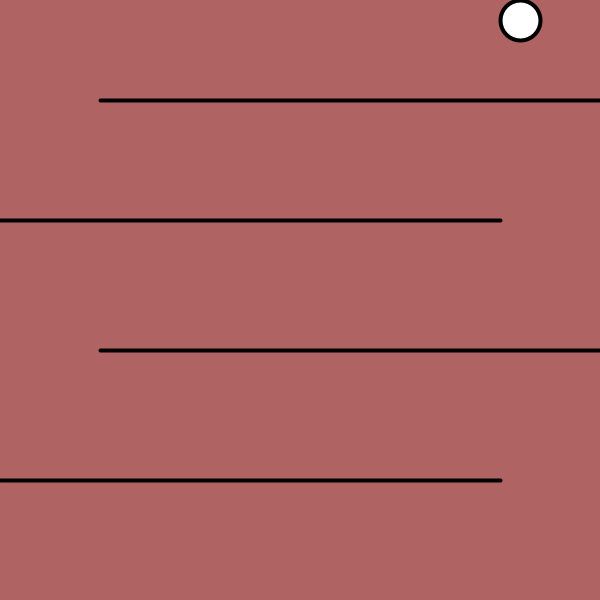
Frame 1 (no input)
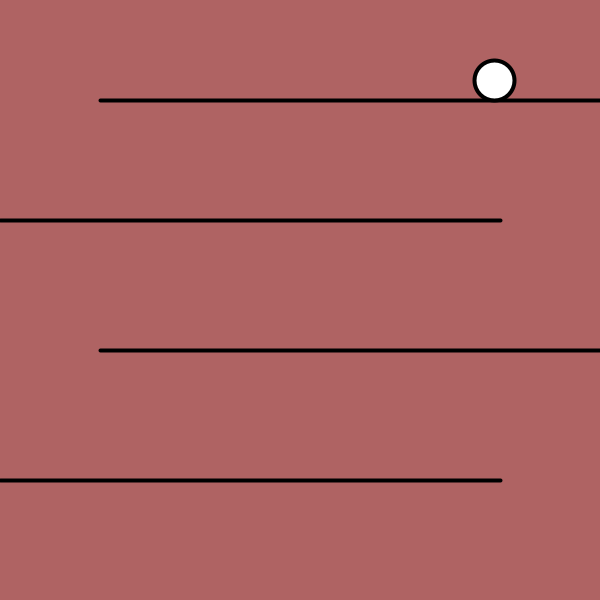
Frame 60 (the mouse pressed at the canvas centre just before this capture)
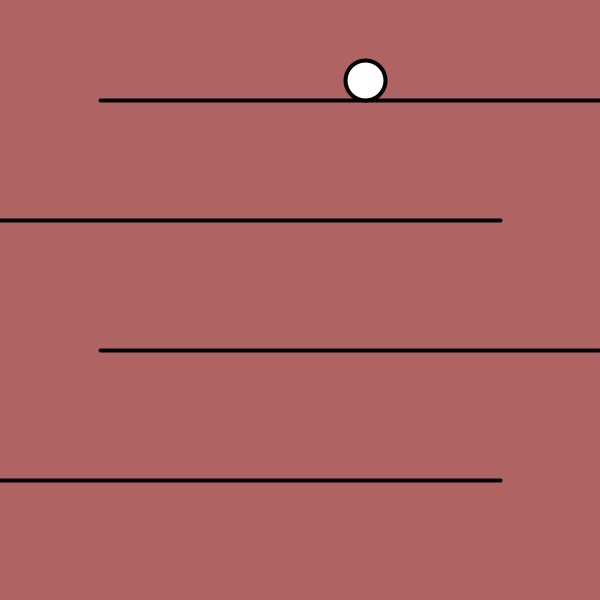
Frame 120 (the mouse held since frame 60 and released just before this capture)

The Processing sketch that drew these frames (run headless with seeded random() and noise(); from frame 60 on, the mouse is pressed at the canvas centre):

// Processing sketch: processing_54895
// ── processing_54895.pde

// these are x and y values for levels
int x1;
int y1;
int x2;
int y2;
int x3;
int y3;
int x4;
int y4;
int x5;
int y5;
int x6;
int y6;
// x and y values for an ellipse
float xPos;
float yPos;
float w;
float h;
float rad;
float spdX;
float spdY;
float wind;
float gravity;

boolean cp1, cp2, cp3, cp4, cp5, cp6, cp7, cp8, cp9, cp10, cp11;


void setup() {
  size(600, 600);
  smooth();

  // these are defined x and y values for levels
  x1 = 600;
  x2 = 100;
  x3 = 0;
  x4 = 500;
  y1 = 100;
  y2 = 220;
  //y3 = 370; y3 looked too low, brought it up
  y3 = 350;
  y4 = 480;

  //size of ellipse
  xPos = 520;
  yPos = 20;
  w = 40;
  h = 40;
  rad = w/2;
  spdX = 0.0;
  spdY = 0.0;
  wind = 0.0;
  gravity = 0.5;

  cp1 = cp2 = cp3 = cp4 = cp5 = cp6 = cp7 = cp8 = cp9 = cp10 = cp11 = false;
}

void draw() {
  background(175, 99, 99, 10);
  strokeWeight(4);
  line(x1, y1, x2, y1);
  line(x3, y2, x4, y2);
  line(x1, y3, x2, y3);
  line(x3, y4, x4, y4);

  ellipse(xPos, yPos, w, h);

  // initial drop
  xPos += spdX;
  spdX += wind;
  yPos += spdY;
  spdY += gravity;

  // moves left on first level
  if (!cp1 && yPos > y1 - rad) {
    yPos = y1 - rad;
    spdY = 0;
    gravity = 0;
    wind = -0.03;
    cp1 = true;
    println("cp1");
  }

  // stops it from continuing to move to the left
  if (cp1 && !cp2 && xPos < x2 - rad) {
    spdX = 0;
    //remove wind, no need
    //wind = 0.03;
    cp2 = true;
    println("cp2");
  }

  // drops from first level to second level
  if (cp2 && !cp3 && yPos < y2 - rad) {
    spdX = 0;
    spdY = 1.0;
    gravity = 0.5;
    cp3 = true;
    println("cp3");
  }

  // causes barrel to move from left to right on second line
  if (cp3 && !cp4 && yPos > y2 - rad) {
    yPos = y2 - rad;
    spdY = 0.0;
    gravity = 0.0;
    wind = 0.03;
    cp4 = true;
    println("cp4");
  }

  // drops from second level to third level 
  if (cp4 && !cp5 && xPos > x4 + rad) {
    spdX = 0;
    spdY = 1.0;
    gravity = 0.5;
    //wind = -0.03;
    // wind was moved down
    cp5 = true;
    println("cp5");
  }

  // moves from right to left on third line
  if (cp5 && !cp6 && yPos > y3 - rad) {
    yPos = y3 - rad;
    spdY = 0.0;
    gravity = 0.0;
    wind = -0.03;
    cp6 = true;
    println("cp6");
  }

  // causes barrel to stop moving
  if (cp6 && !cp7 && xPos < x2 - rad) {
    spdX = 0;
    spdY = 0;
    gravity = 0.0;
    //remove wind, no need
    cp7 = true;
    println("cp7");
  }

  //doesn't work correctly from here on down

    //works correctly after making change in next if statement
  // should cause barrel to drop from third level to forth level
  if (cp7 && !cp8 && yPos < y4 - rad) {
    spdX = 0;
    spdY = 1.0;
    gravity = 0.5;
    cp8 = true;
    println("cp8");
  }

  // should cause barrel to move from left to right along forth line
  if (cp8 && !cp9 && yPos > y4 - rad) {
    yPos = y4 - rad;
    //left as y2, changed to y4 and started working correctly
    spdY = 0.0;
    gravity = 0.0;
    wind = 0.03;
    cp9 = true;
    println("cp9");
  }

  // should cause barrel to stop moving
  if (cp9 && !cp10 && xPos > x4 + rad) {
    spdX = 0;
    wind = 0.0;
    //remove wind, no need
    cp10 = true;
    println("cp10");
  }

  // drops from forth level off the screen
  if (cp10 && !cp11 && xPos > x4 + rad) {
    spdX = 0;
    spdY = 1.0;
    gravity = 0.5;
    cp11 = true;
    println("cp11");
  }
  //this currently does nothing, didn't work
  /*if (cp6 && yPos > y4 - rad) {
   spdX = 0;
   //spdY = 1.0;
   //gravity = 0.5;
   wind = 0.03;
   cp7 = true;
   }*/
  //this currently does nothing, didn't work
  /*
  if (cp7 && xPos > x4 + rad){
   //spdY = 1.0;
   //gravity = .5;
   //spdX = 1.5;
   cp8 = true;
   }
   */
   println("Thanks for all of your help James!");
}
